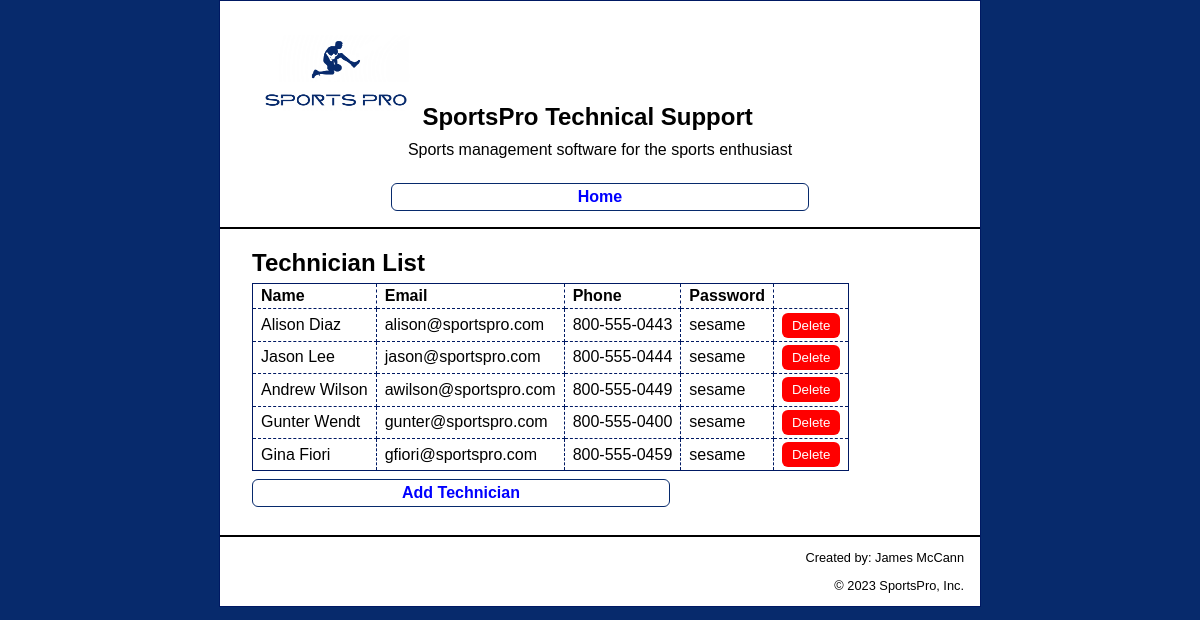
The app's page /technician_manager/index.php with its own data.
### tables this page shows
CREATE TABLE `technicians` (
  `techID` int(11) NOT NULL,
  `firstName` varchar(50) NOT NULL,
  `lastName` varchar(50) NOT NULL,
  `email` varchar(50) NOT NULL,
  `phone` varchar(20) NOT NULL,
  `password` varchar(20) NOT NULL
);

### model/database_oo.php (called while the page is built, shortened)
<?php
    class Database {
        private $host = 'localhost';
        private $dbname = 'tech_support';
        private $username = 'ts_user';
        private $password = 'pa55word';
        public $db;
        public function __construct() {
            $dsn = "mysql:host={$this->host};dbname={$this->dbname}";
            try {
                $this->db = new PDO($dsn, $this->username, $this->password);
                $this->db->setAttribute(PDO::ATTR_ERRMODE, PDO::ERRMODE_EXCEPTION);
            } catch (PDOException $e) {
                $error_message = $e->getMessage();
                include('../errors/database_error.php');
                exit();
            }
        }
        public function getDB() {
            return $this->db;
        }
    }
?>

### model/technician_db_oo.php (called while the page is built, shortened)
<?php
require_once('database_oo.php');
require_once('technician.php');
class TechnicianDB {
    private $db;
    public function __construct() {
        $database = new Database();
        $this->db = $database->getDB();
    }
    public function getTechnicians() {
        $query = 'SELECT techID, firstName, lastName, email, phone, password FROM technicians';
        $statement = $this->db->prepare($query);
        $statement->execute();
        $results = $statement->fetchAll();
        $technicians = [];
        foreach ($results as $row) {
            $technician = new Technician($row['techID'], $row['firstName'], $row['lastName'], $row['email'], $row['phone'], $row['password']);
            $technicians[] = $technician;
        }
        return $technicians;
    }
}
?>

### technician_manager/technician.php (called while the page is built, shortened)
<?php
class Technician {
    private $firstName;
    private $lastName;
    private $email;
    private $phone;
    private $password;
    public function __construct($techID, $firstName, $lastName, $email, $phone, $password) {
        $this->firstName = $firstName;
        $this->lastName = $lastName;
        $this->email = $email;
        $this->phone = $phone;
        $this->password = $password;
    }
    public function getFullName() {
        return $this->firstName . ' ' . $this->lastName;
    }
    public function getEmail() {
        return $this->email;
    }
    public function getPhone() {
        return $this->phone;
    }
    public function getPassword() {
        return $this->password;
    }
}
?>

### technician_manager/technician_list.php (the view, shortened to what this page needs)
<?php include '../view/header.php'; ?>
<main>
    <h1>Technician List</h1>
    <table>
        <tr>
            <th>Name</th>
            <th>Email</th>
            <th>Phone</th>
            <th>Password</th>
            <th>&nbsp;</th>
        </tr>
        <?php foreach ($technicians as $technician) : ?>
        <tr>
            <td><?php echo $technician->getFullName(); ?></td>
            <td><?php echo $technician->getEmail(); ?></td>
            <td><?php echo $technician->getPhone(); ?></td>
            <td><?php echo $technician->getPassword(); ?></td>
            <td>
                <form method="post" action="?action=delete_technician">
                    <button type="submit">Delete</button>
                </form>
            </td>
        </tr>
        <?php endforeach; ?>
    </table>
    <nav>
        <p><a href="?action=add_technician">Add Technician</a></p>
    </nav>
</main>
<?php include '../view/footer.php'; ?>

### main.css (style rules this page uses)
html { background-color: #072A6C; }
body { margin-top: 0; font-family: Arial, Helvetica, sans-serif; width: 760px; margin: 0 auto; background-color: white; border: 1px solid #001963; }
nav a { display: inline-block; width: 22rem; text-align: center; border: 1px solid #072A6C; background: white; padding: 0.25rem; padding-left: 2rem; padding-right: 2rem; color: blue; font-weight: bold; text-decoration: none; border-radius: 6px; transition: all 0.4s; }
main { margin: 0; padding: .5em 2em .25em; }
h1 { font-size: 150%; margin: 0; padding: .5em 0 .25em; }
h1, h2 { color: black; }
p { margin: .5em 0 .5em 0; padding: 0; }
table { border: 1px solid #001963; border-collapse: collapse; }
td, th { border: 1px dashed #001963; padding: .2em .5em .2em .5em; text-align: left; }
form { margin: 0; }
button[type="submit"] { background-color: #ff0000; color: #fff; padding: 5px 10px; border: none; cursor: pointer; }
button { color: #fff; padding: 8px 22px; border-radius: 6px; background: #7d2ae8; transition: all 0.2s ease; }

### records on screen
technicians: $technician->getFullName() "Alison Diaz", email "alison@sportspro.com", phone "800-555-0443", password "sesame"
technicians: $technician->getFullName() "Jason Lee", email "jason@sportspro.com", phone "800-555-0444", password "sesame"
technicians: $technician->getFullName() "Andrew Wilson", email "awilson@sportspro.com", phone "800-555-0449", password "sesame"
technicians: $technician->getFullName() "Gunter Wendt", email "gunter@sportspro.com", phone "800-555-0400", password "sesame"
technicians: $technician->getFullName() "Gina Fiori", email "gfiori@sportspro.com", phone "800-555-0459", password "sesame"
